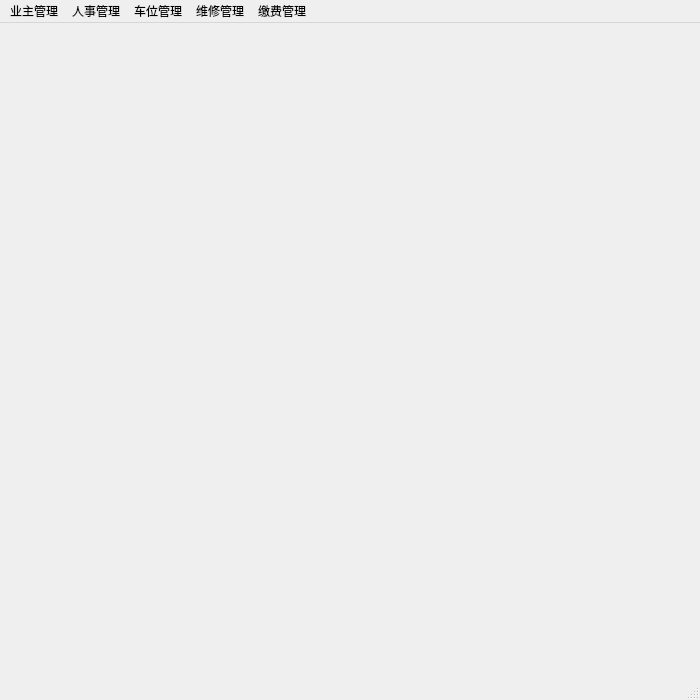
<?xml version="1.0" encoding="UTF-8"?>
<ui version="4.0">
 <class>worker_MainWindow</class>
 <widget class="QMainWindow" name="worker_MainWindow">
  <property name="geometry">
   <rect>
    <x>0</x>
    <y>0</y>
    <width>700</width>
    <height>700</height>
   </rect>
  </property>
  <property name="windowTitle">
   <string>MainWindow</string>
  </property>
  <property name="styleSheet">
   <string notr="true"/>
  </property>
  <widget class="QWidget" name="centralwidget"/>
  <widget class="QMenuBar" name="menubar">
   <property name="geometry">
    <rect>
     <x>0</x>
     <y>0</y>
     <width>700</width>
     <height>19</height>
    </rect>
   </property>
   <widget class="QMenu" name="menu">
    <property name="title">
     <string>业主管理</string>
    </property>
    <addaction name="action"/>
   </widget>
   <widget class="QMenu" name="menu_2">
    <property name="title">
     <string>人事管理</string>
    </property>
    <addaction name="actionrenshi"/>
    <addaction name="action_3"/>
    <addaction name="action_4"/>
   </widget>
   <widget class="QMenu" name="menu_3">
    <property name="title">
     <string>车位管理</string>
    </property>
    <addaction name="action_5"/>
    <addaction name="action_6"/>
   </widget>
   <widget class="QMenu" name="menu_4">
    <property name="title">
     <string>维修管理</string>
    </property>
    <addaction name="action_2"/>
   </widget>
   <widget class="QMenu" name="menu_5">
    <property name="title">
     <string>缴费管理</string>
    </property>
    <addaction name="action_7"/>
    <addaction name="action_8"/>
   </widget>
   <addaction name="menu"/>
   <addaction name="menu_2"/>
   <addaction name="menu_3"/>
   <addaction name="menu_4"/>
   <addaction name="menu_5"/>
  </widget>
  <widget class="QStatusBar" name="statusbar"/>
  <action name="action">
   <property name="text">
    <string>业主信息管理</string>
   </property>
  </action>
  <action name="actionrenshi">
   <property name="text">
    <string>请销假</string>
   </property>
  </action>
  <action name="action_2">
   <property name="text">
    <string>维修管理</string>
   </property>
  </action>
  <action name="action_3">
   <property name="text">
    <string>月度出勤</string>
   </property>
  </action>
  <action name="action_4">
   <property name="text">
    <string>上下班登记</string>
   </property>
  </action>
  <action name="action_5">
   <property name="text">
    <string>车位信息管理 </string>
   </property>
  </action>
  <action name="action_6">
   <property name="text">
    <string>车位出租</string>
   </property>
  </action>
  <action name="action_7">
   <property name="text">
    <string>物业缴费</string>
   </property>
  </action>
  <action name="action_8">
   <property name="text">
    <string>缴费记录</string>
   </property>
  </action>
 </widget>
 <resources/>
 <connections/>
</ui>
